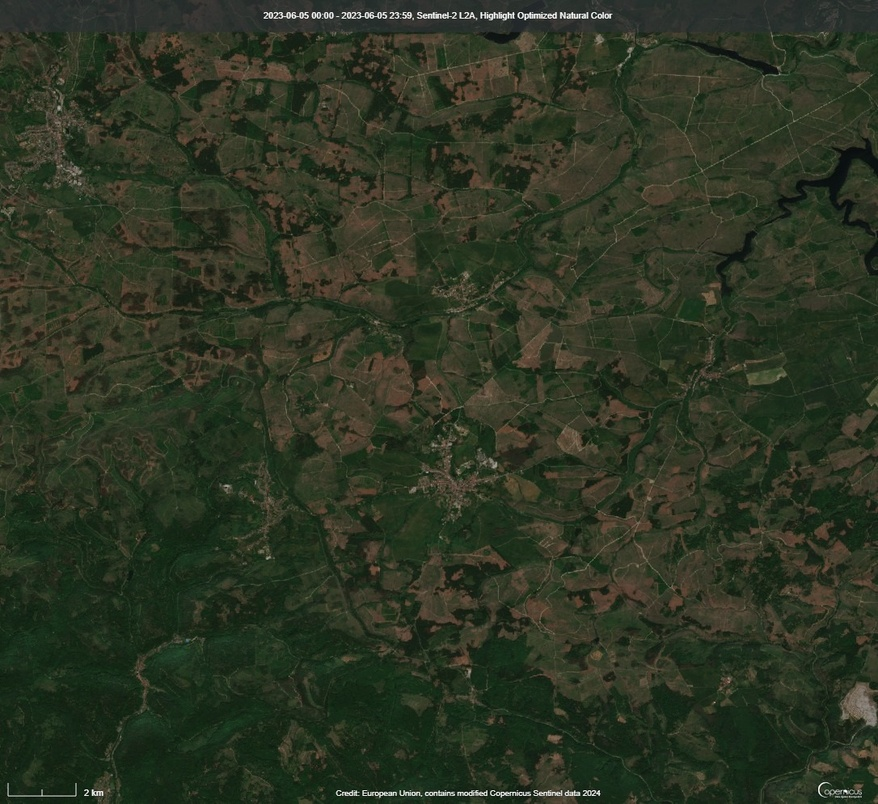
#> input picture deforestation_sentinelplay.jpg, 878 x 804 px, shrunk from 1086 x 994 before the run
$ python -i reconocedor.py   (imports and definitions only)
#> lines starting #> are read from the running program, lines starting #| are printed output that depends on the picture
#> further down, picture is the input picture: shape (804, 878, 3); mean B, G, R 35.3, 52.8, 45
import numpy as np
import matplotlib.pyplot as plt
from pathlib import Path
import cv2
import csv

DATASET_PATH = Path(r"D:/unir/low")
OUTPUT_PATH = Path("resultados_actividad")
# [1 line not run here, left out]

GAMMA_VALUES = [0.4, 0.6, 1.0, 1.5, 2.0] #granularidad
CLIP_LIMIT = 2.0                         # ver efecto en artefactos
TILE_GRID = (8, 8)                       # adaptación vs ruido


# [37 lines left out: functions calcular_metricas_extendidas, aplicar_transformacion_log, aplicar_correccion_gamma, not called in this run]

def aplicar_clahe(imagen):
    """solo canal L"""
    lab = cv2.cvtColor(imagen, cv2.COLOR_BGR2LAB)
#> lab: shape (804, 878, 3); mean of channels 0, 1, 2 53.1, 120.8, 138.2
    l, a, b = cv2.split(lab)
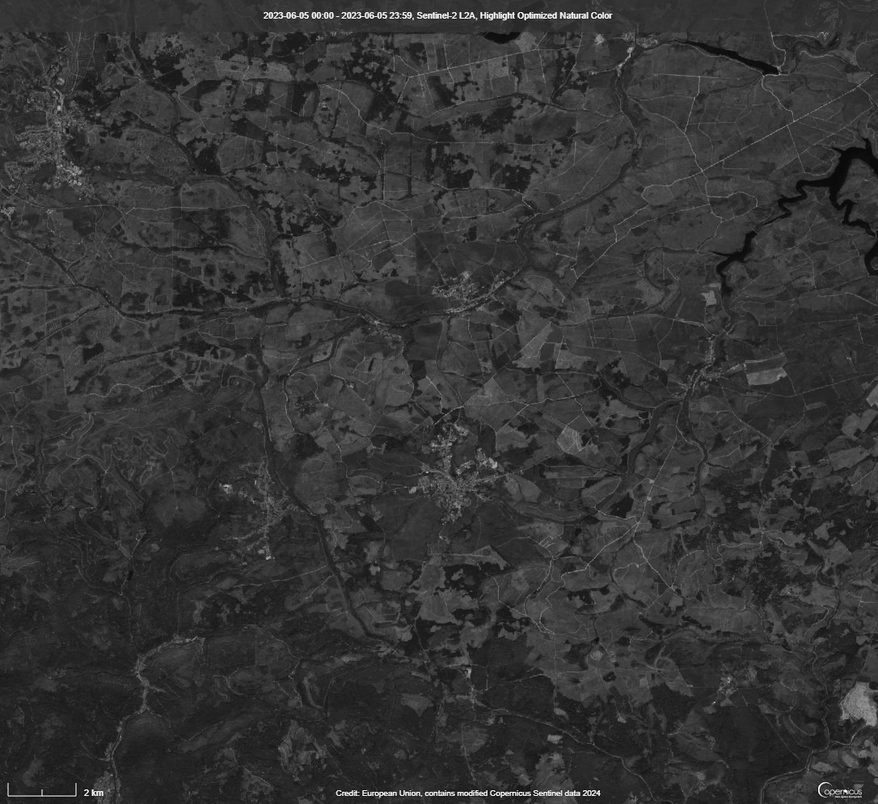
#> l: shape (804, 878); min 1, max 255, mean 53.1
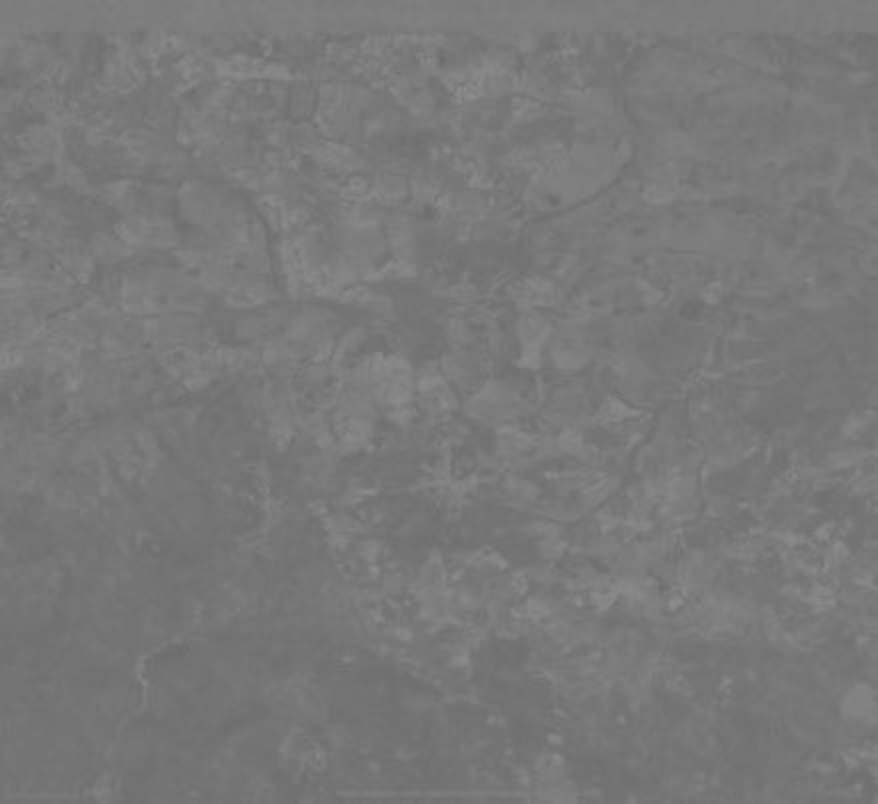
#> a: shape (804, 878); min 107, max 142, mean 120.8
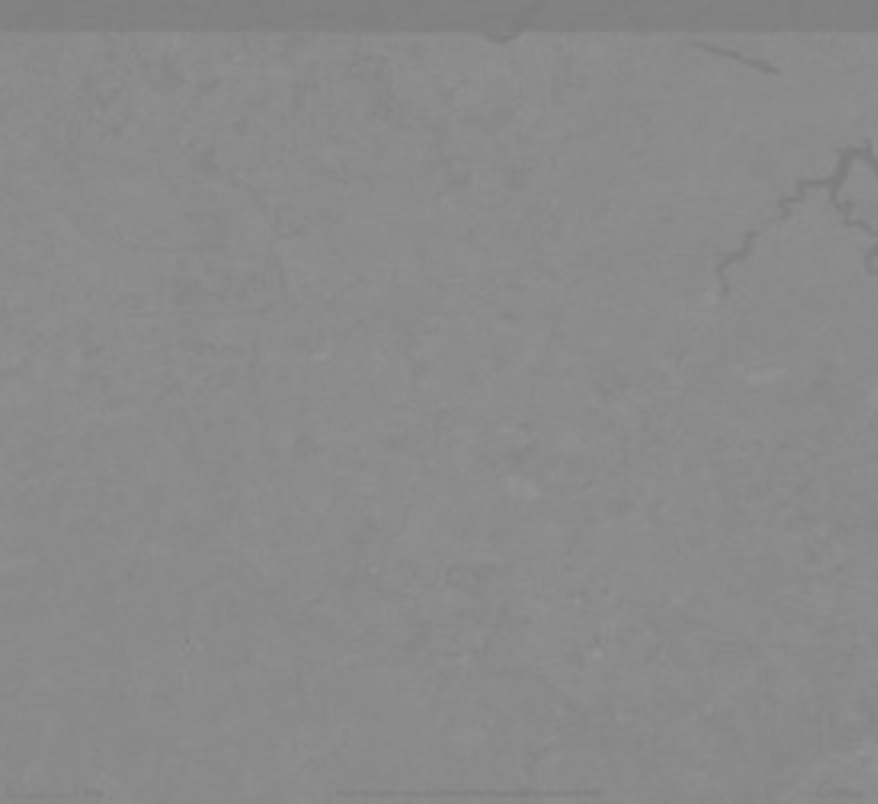
#> b: shape (804, 878); min 124, max 148, mean 138.2
    clahe_obj = cv2.createCLAHE(clipLimit=CLIP_LIMIT, tileGridSize=TILE_GRID)
    l_clahe = clahe_obj.apply(l)
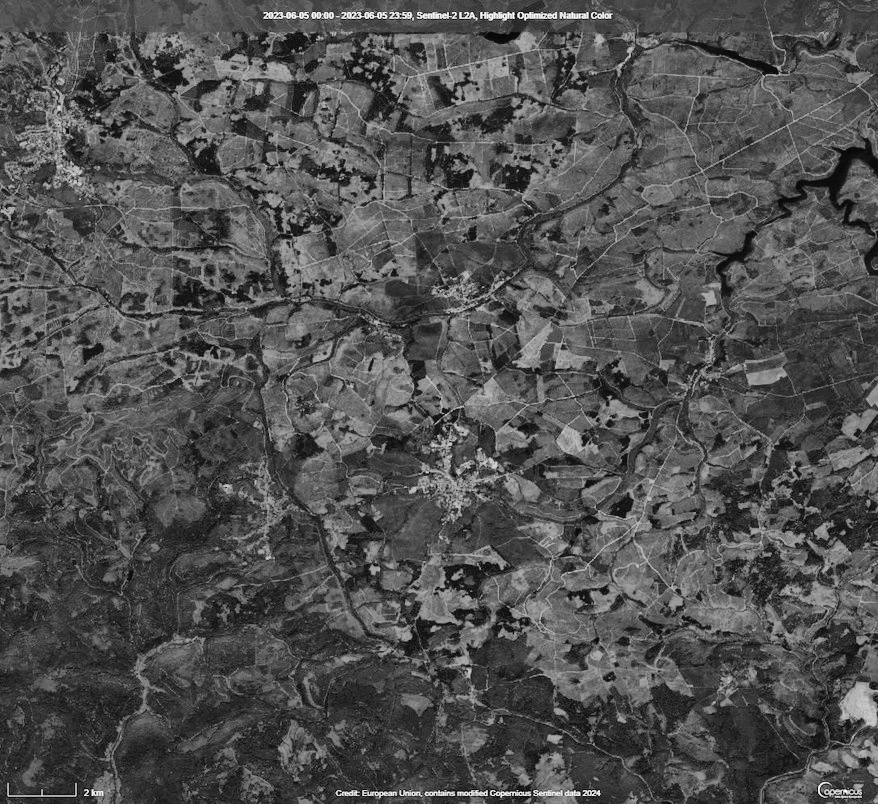
#> l_clahe: shape (804, 878); min 1, max 255, mean 81.2
    lab_clahe = cv2.merge([l_clahe, a, b])
#> lab_clahe: shape (804, 878, 3); mean of channels 0, 1, 2 81.2, 120.8, 138.2
    return cv2.cvtColor(lab_clahe, cv2.COLOR_LAB2BGR)
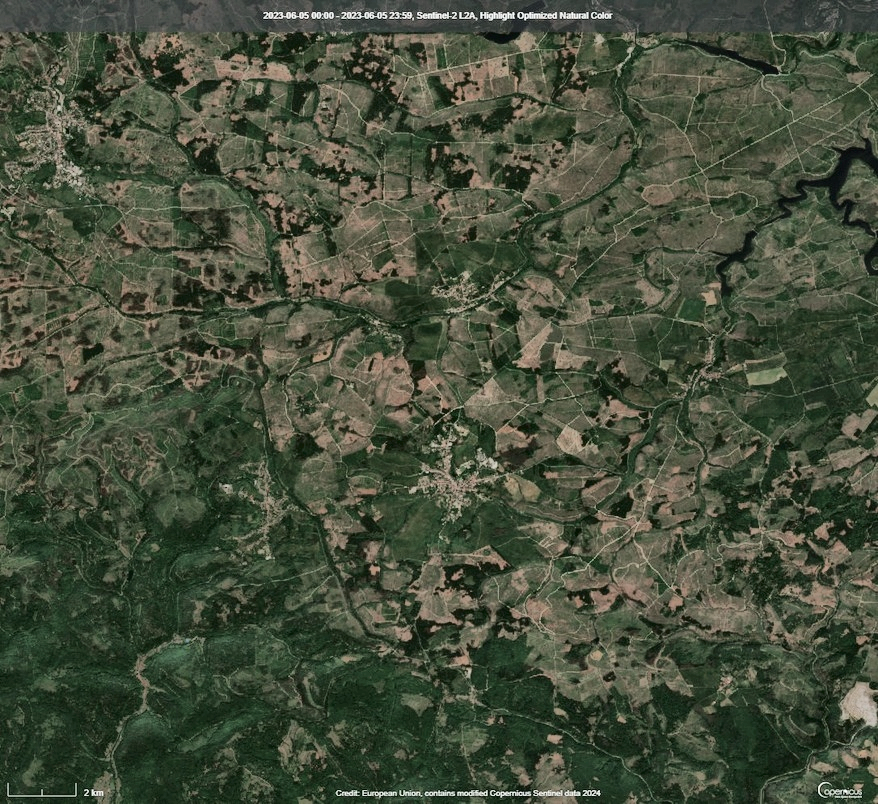
#> returned value: shape (804, 878, 3); mean B, G, R 59.8, 78.7, 70.7

# [16 lines left out: functions aplicar_clahe_hsv, aplicar_clahe_rgb, not called in this run]

def aplicar_negativo(imagen):
    return 255 - imagen

# [81 lines left out: functions aplicar_brillo_multiplicativo, procesar_imagen, calcular_metricas_extendidas, main, not called in this run]

# [2 lines not run here, left out]

>>> import cv2
>>> picture = cv2.imread('deforestation_sentinelplay.jpg')
>>> result = aplicar_clahe(picture)
